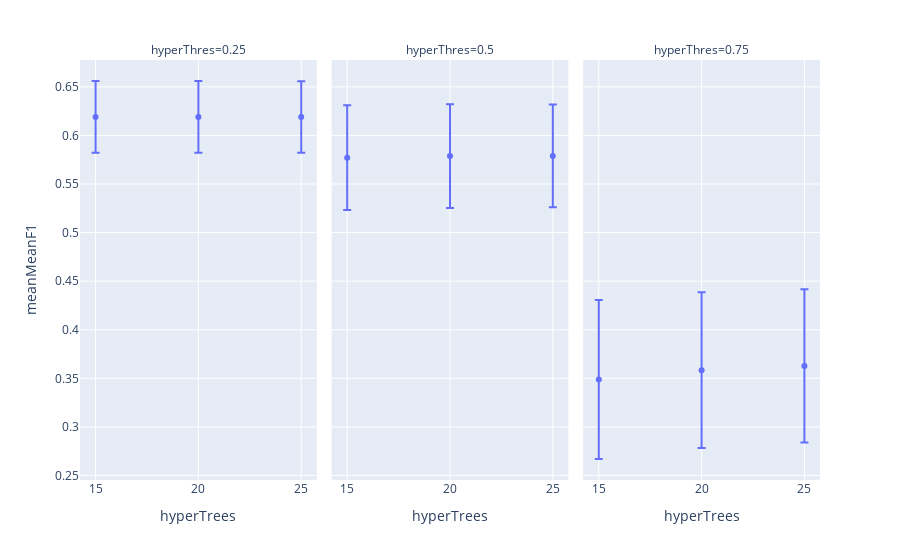

Notebook code cell kept with this figure:
### Code cell
px.scatter(hyperParams,x='hyperTrees',y='meanMeanF1',error_y='stdMeanF1',facet_col='hyperThres')

### Figure 1 — Plotly figure (JSON) as saved in the notebook; plotly's stock layout.template omitted (floating-point values rounded to 4 significant figures)
{"data": [{"error_y": {"array": [0.03692, 0.03697, 0.03679]}, "hovertemplate": "hyperThres=0.25<br>hyperTrees=%{x}<br>meanMeanF1=%{y}<extra></extra>", "legendgroup": "", "marker": {"color": "#636efa", "symbol": "circle"}, "mode": "markers", "name": "", "orientation": "v", "showlegend": false, "type": "scatter", "x": [15, 20, 25], "xaxis": "x", "y": [0.619, 0.619, 0.6188], "yaxis": "y"}, {"error_y": {"array": [0.05388, 0.05329, 0.05291]}, "hovertemplate": "hyperThres=0.5<br>hyperTrees=%{x}<br>meanMeanF1=%{y}<extra></extra>", "legendgroup": "", "marker": {"color": "#636efa", "symbol": "circle"}, "mode": "markers", "name": "", "orientation": "v", "showlegend": false, "type": "scatter", "x": [15, 20, 25], "xaxis": "x2", "y": [0.5771, 0.5787, 0.5789], "yaxis": "y2"}, {"error_y": {"array": [0.08187, 0.08016, 0.07896]}, "hovertemplate": "hyperThres=0.75<br>hyperTrees=%{x}<br>meanMeanF1=%{y}<extra></extra>", "legendgroup": "", "marker": {"color": "#636efa", "symbol": "circle"}, "mode": "markers", "name": "", "orientation": "v", "showlegend": false, "type": "scatter", "x": [15, 20, 25], "xaxis": "x3", "y": [0.3488, 0.3584, 0.3628], "yaxis": "y3"}], "layout": {"annotations": [{"font": {}, "showarrow": false, "text": "hyperThres=0.25", "x": 0.16, "xanchor": "center", "xref": "paper", "y": 1, "yanchor": "bottom", "yref": "paper"}, {"font": {}, "showarrow": false, "text": "hyperThres=0.5", "x": 0.5, "xanchor": "center", "xref": "paper", "y": 1, "yanchor": "bottom", "yref": "paper"}, {"font": {}, "showarrow": false, "text": "hyperThres=0.75", "x": 0.84, "xanchor": "center", "xref": "paper", "y": 1, "yanchor": "bottom", "yref": "paper"}], "legend": {"tracegroupgap": 0}, "margin": {"t": 60}, "xaxis": {"anchor": "y", "domain": [0, 0.32], "title": {"text": "hyperTrees"}}, "xaxis2": {"anchor": "y2", "domain": [0.34, 0.66], "matches": "x", "title": {"text": "hyperTrees"}}, "xaxis3": {"anchor": "y3", "domain": [0.68, 1.0], "matches": "x", "title": {"text": "hyperTrees"}}, "yaxis": {"anchor": "x", "domain": [0, 1], "title": {"text": "meanMeanF1"}}, "yaxis2": {"anchor": "x2", "domain": [0, 1], "matches": "y", "showticklabels": false}, "yaxis3": {"anchor": "x3", "domain": [0, 1], "matches": "y", "showticklabels": false}}}
